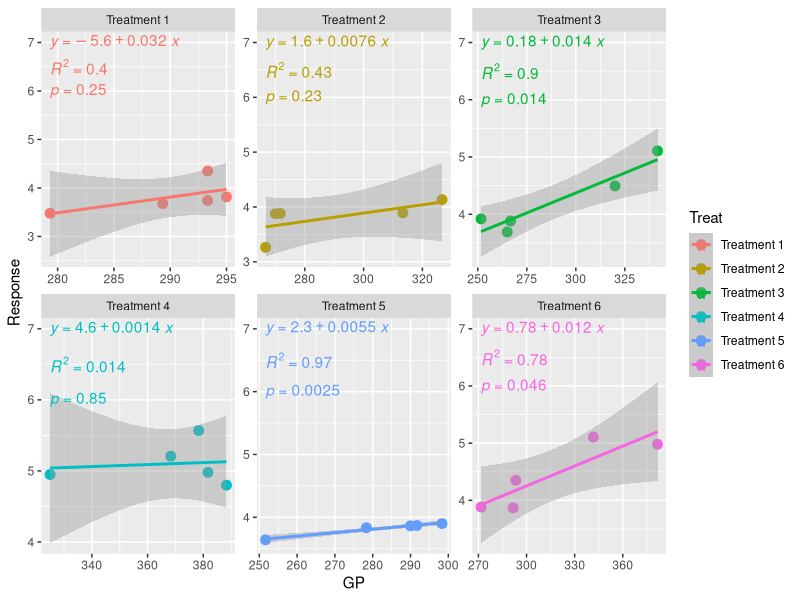
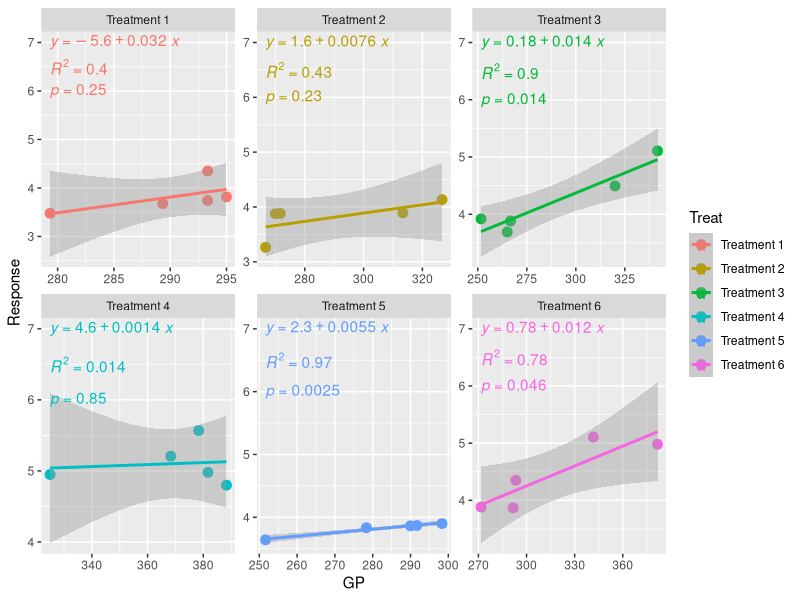

The R source for these figures, in order:
### Dot plot with regression analysis scale free
R<-read.csv("Data.csv")
attach(R)
library(ggpubr)
ggplot(R,aes(x=GP,y=Response*.6,color=Treat))+
  geom_point(size=3)+
  facet_wrap(.~Treat,scales = "free")+
  geom_smooth(method = "lm")+
  stat_regline_equation(aes(label=paste(..eq.label..)),label.y = 7)+
  stat_regline_equation(aes(label=paste(..rr.label..)),label.y = 6.5)+
  stat_cor(aes(label=paste(..p.label..)),label.y = 6.0)+
  ylab("Response")
## Save the graph
ggsave("Figure2.png",width = 12,height = 6,dpi=300)